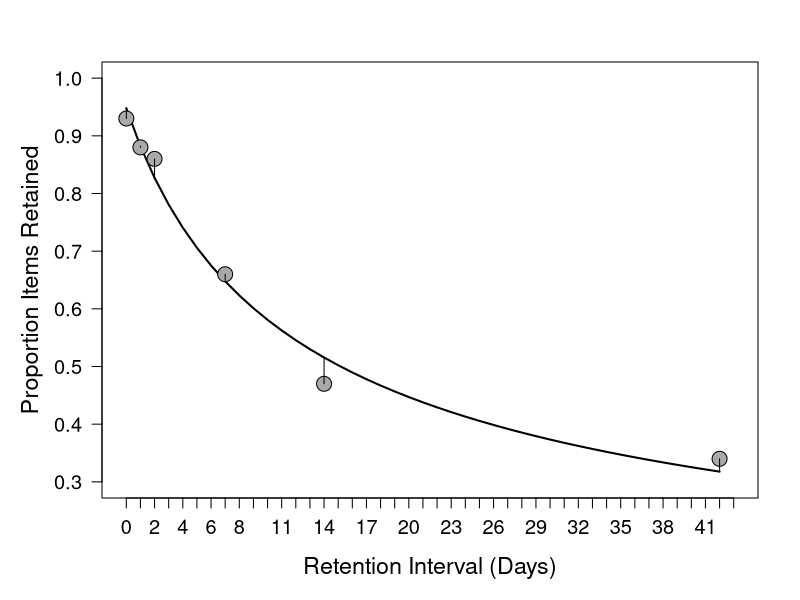

Here is the R script that generated this plot: (Note: this script raises an error after producing the figure.)
## 1. fit a power model

#discrepancy function for power forgetting function 
powdiscrep <- function (parms,rec,ri) {                    
  if (any(parms<0)||any(parms>1)) return(1e6)
  pow_pred <- parms["a"] *(parms["b"]*ri + 1)^(-parms["c"])   # prediction
  return(sqrt( sum((pow_pred-rec)^2)/length(ri) ))            # RMSE
}                                                          

#Carpenter et al. (2008) Experiment 1
rec <- c(.93,.88,.86,.66,.47,.34)  # y: recall proportion
ri  <- c(.0035, 1, 2, 7, 14, 42)   # x: retention interval

#initialize starting values 
sparms <- c(1,.05,.7)
names(sparms) <- c("a","b","c")
#obtain best-fitting estimates
pout <- optim(sparms, powdiscrep, rec=rec, ri=ri)             # optimization
pow_pred <- pout$par["a"] *(pout$par["b"]*c(0:max(ri)) + 1)^(-pout$par["c"])   # interpolation

#plot data and best-fitting predictions
x11()
par(cex.axis=1.2,cex.lab=1.4)
par(mar=(c(5, 5, 3, 2) + 0.1),las=1)
plot(ri,rec, 
     xlab = "Retention Interval (Days)", 
     ylab = "Proportion Items Retained",  
     ylim=c(0.3,1),xlim=c(0,43),xaxt="n",type="n")
lines(c(0:max(ri)),pow_pred,lwd=2)
points(ri,rec,pch=21, bg="dark grey",cex=2)
dev <- pow_pred[ri+1]
for (x in c(1:length(ri))) {
  lines(c(ri[x],ri[x]),c(dev[x],rec[x]),lwd=1)
}
axis(1,at=c(0:43))



## 2. fit an exponential model


rm(list=ls())  # clear the vairables

#discrepancy function for exponential forgetting function 
ediscrep <- function (parms,rec,ri) {                    
  if (any(parms<0)||any(parms>1)) return(1e6)
  e_pred <- parms["a"] + parms["b"]*exp( -parms["c"]*ri )  # Prediction
  return(sqrt( sum((e_pred-rec)^2)/length(ri) ))           # RMSE
}                                                          

#Carpenter et al. (2008) Experiment 1
rec <- c(.93,.88,.86,.66,.47,.34)  # y: recall proportion
ri  <- c(.0035, 1, 2, 7, 14, 42)   # x: retention interval

#initialize starting values 
sparms <- c(1,.05,.7)
names(sparms) <- c("a","b","c")
#obtain best-fitting estimates
pout <- optim(sparms, ediscrep, rec=rec, ri=ri)   
e_pred <- pout$par["a"] + pout$par["b"]*exp( -pout$par["c"]*c(0:(max(ri))) )  

#plot data and best-fitting predictions
x11()
par(cex.axis=1.2,cex.lab=1.4)
par(mar=(c(5, 5, 3, 2) + 0.1),las=1)
plot(ri,rec, 
     xlab = "Retention Interval (Days)", 
     ylab = "Proportion Items Retained",  
     ylim=c(0.3,1),xlim=c(0,43),xaxt="n",type="n")
lines(c(0:max(ri)), e_pred, lwd=2)
points(ri,rec,pch=21, bg="dark grey",cex=2)
dev <- e_pred[ri+1]
for (x in c(1:length(ri))) {
  lines(c(ri[x],ri[x]),c(dev[x],rec[x]),lwd=1)
}
axis(1,at=c(0:43))




